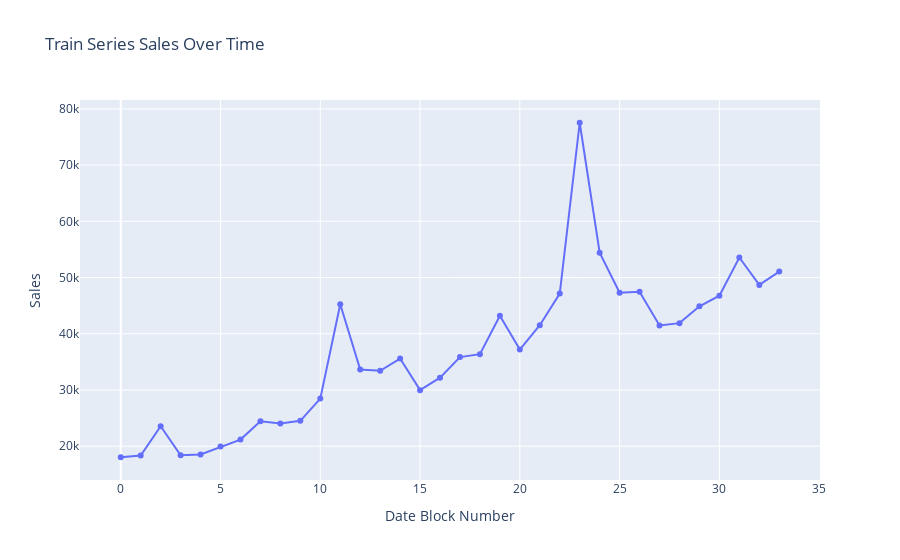

Notebook code cell kept with this figure:
### Code cell
df = series.reset_index()
df.columns = ['date_block_num', 'sales']

fig = px.line(df, 
              x='date_block_num', 
              y='sales', 
              title='Train Series Sales Over Time', 
              markers=True,
              labels={'date_block_num': 'Date Block Number', 'sales': 'Sales'})

fig.update_traces(mode='lines+markers', hovertemplate='Date Block: %{x}<br>Sales: %{y}')
fig.update_layout(hovermode='x unified')

fig.show()

### Figure 1 — Plotly figure (JSON) as saved in the notebook; plotly's stock layout.template omitted (floating-point values rounded to 4 significant figures)
{"data": [{"hovertemplate": "Date Block: %{x}<br>Sales: %{y}", "legendgroup": "", "line": {"color": "#636efa", "dash": "solid"}, "marker": {"symbol": "circle"}, "mode": "lines+markers", "name": "", "orientation": "v", "showlegend": false, "type": "scatter", "x": [0, 1, 2, 3, 4, 5, 6, 7, 8, 9, 10, 11, 12, 13, 14, 15, 16, 17, 18, 19, 20, 21, 22, 23, 24, 25, 26, 27, 28, 29, 30, 31, 32, 33], "xaxis": "x", "y": [18033, 18351, 23553, 18379, 18534, 19924, 21172, 24426, 24031, 24507, 28461, 45237, 33624, 33409, 35592, 29971, 32189, 35848, 36367, 43208, 37197, 41522, 47147, 77532, 54422, 47306, 47456, 41484, 41889, 44879, 46773, 53560, 48690, 51060], "yaxis": "y"}], "layout": {"hovermode": "x unified", "legend": {"tracegroupgap": 0}, "title": {"text": "Train Series Sales Over Time"}, "xaxis": {"anchor": "y", "domain": [0, 1], "title": {"text": "Date Block Number"}}, "yaxis": {"anchor": "x", "domain": [0, 1], "title": {"text": "Sales"}}}}
